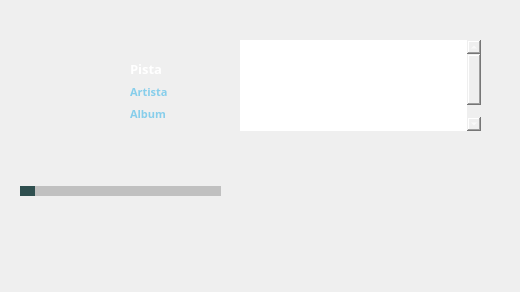
<?xml version="1.0" encoding="UTF-8"?>
<ui version="4.0">
 <class>Reproductor</class>
 <widget class="QDialog" name="Reproductor">
  <property name="geometry">
   <rect>
    <x>0</x>
    <y>0</y>
    <width>520</width>
    <height>292</height>
   </rect>
  </property>
  <property name="windowTitle">
   <string>Dialog</string>
  </property>
  <property name="styleSheet">
   <string notr="true">background-image: url(C:/Users/Vicos/Downloads/FondoG.jpeg)</string>
  </property>
  <widget class="QWidget" name="widget" native="true">
   <property name="geometry">
    <rect>
     <x>0</x>
     <y>10</y>
     <width>521</width>
     <height>281</height>
    </rect>
   </property>
   <property name="autoFillBackground">
    <bool>false</bool>
   </property>
   <property name="styleSheet">
    <string notr="true">background-image: url(FondoG.jpeg)</string>
   </property>
   <widget class="QPushButton" name="pushButton">
    <property name="enabled">
     <bool>true</bool>
    </property>
    <property name="geometry">
     <rect>
      <x>75</x>
      <y>210</y>
      <width>40</width>
      <height>40</height>
     </rect>
    </property>
    <property name="mouseTracking">
     <bool>false</bool>
    </property>
    <property name="acceptDrops">
     <bool>false</bool>
    </property>
    <property name="autoFillBackground">
     <bool>false</bool>
    </property>
    <property name="styleSheet">
     <string notr="true">border: none;

</string>
    </property>
    <property name="text">
     <string/>
    </property>
    <property name="icon">
     <iconset>
      <normaloff>play.png</normaloff>play.png</iconset>
    </property>
    <property name="iconSize">
     <size>
      <width>40</width>
      <height>40</height>
     </size>
    </property>
    <property name="checkable">
     <bool>false</bool>
    </property>
   </widget>
   <widget class="QWidget" name="formLayoutWidget">
    <property name="geometry">
     <rect>
      <x>130</x>
      <y>50</y>
      <width>91</width>
      <height>93</height>
     </rect>
    </property>
    <layout class="QFormLayout" name="formLayout">
     <item row="0" column="0">
      <widget class="QLabel" name="label">
       <property name="font">
        <font>
         <family>Maiandra GD</family>
         <pointsize>10</pointsize>
         <weight>75</weight>
         <bold>true</bold>
        </font>
       </property>
       <property name="autoFillBackground">
        <bool>false</bool>
       </property>
       <property name="styleSheet">
        <string notr="true">color: white</string>
       </property>
       <property name="text">
        <string>Pista</string>
       </property>
      </widget>
     </item>
     <item row="1" column="0">
      <widget class="QLabel" name="label_2">
       <property name="font">
        <font>
         <family>Maiandra GD</family>
         <pointsize>8</pointsize>
         <weight>75</weight>
         <bold>true</bold>
        </font>
       </property>
       <property name="styleSheet">
        <string notr="true">color: #87CEEB</string>
       </property>
       <property name="text">
        <string>Artista</string>
       </property>
      </widget>
     </item>
     <item row="2" column="0">
      <widget class="QLabel" name="label_3">
       <property name="font">
        <font>
         <family>Maiandra GD</family>
         <pointsize>8</pointsize>
         <weight>75</weight>
         <bold>true</bold>
        </font>
       </property>
       <property name="styleSheet">
        <string notr="true">color: #87CEEB
</string>
       </property>
       <property name="text">
        <string>Album</string>
       </property>
      </widget>
     </item>
    </layout>
   </widget>
   <widget class="QPushButton" name="imagen">
    <property name="geometry">
     <rect>
      <x>20</x>
      <y>40</y>
      <width>101</width>
      <height>101</height>
     </rect>
    </property>
    <property name="styleSheet">
     <string notr="true">border: none</string>
    </property>
    <property name="text">
     <string/>
    </property>
    <property name="icon">
     <iconset>
      <normaloff>notStart.png</normaloff>notStart.png</iconset>
    </property>
    <property name="iconSize">
     <size>
      <width>101</width>
      <height>101</height>
     </size>
    </property>
   </widget>
   <widget class="QSlider" name="horizontalSlider">
    <property name="geometry">
     <rect>
      <x>20</x>
      <y>170</y>
      <width>201</width>
      <height>22</height>
     </rect>
    </property>
    <property name="autoFillBackground">
     <bool>false</bool>
    </property>
    <property name="styleSheet">
     <string notr="true">QSlider::groove:horizontal {
    background-color:  #C0C0C0;
    height: 10px; 
 
}

QSlider::handle:horizontal {
    background-color:#2F4F4F;
    width: 15px; /* Ancho del thumb */
}</string>
    </property>
    <property name="orientation">
     <enum>Qt::Horizontal</enum>
    </property>
   </widget>
   <widget class="QPushButton" name="pushButton_2">
    <property name="geometry">
     <rect>
      <x>130</x>
      <y>210</y>
      <width>40</width>
      <height>40</height>
     </rect>
    </property>
    <property name="styleSheet">
     <string notr="true">border: none</string>
    </property>
    <property name="text">
     <string/>
    </property>
    <property name="icon">
     <iconset>
      <normaloff>reset.png</normaloff>reset.png</iconset>
    </property>
    <property name="iconSize">
     <size>
      <width>40</width>
      <height>40</height>
     </size>
    </property>
   </widget>
   <widget class="QTextBrowser" name="textBrowser">
    <property name="geometry">
     <rect>
      <x>240</x>
      <y>30</y>
      <width>241</width>
      <height>91</height>
     </rect>
    </property>
    <property name="font">
     <font>
      <pointsize>8</pointsize>
     </font>
    </property>
    <property name="styleSheet">
     <string notr="true">color: white;
border: none</string>
    </property>
    <property name="html">
     <string>&lt;!DOCTYPE HTML PUBLIC &quot;-//W3C//DTD HTML 4.0//EN&quot; &quot;http://www.w3.org/TR/REC-html40/strict.dtd&quot;&gt;
&lt;html&gt;&lt;head&gt;&lt;meta name=&quot;qrichtext&quot; content=&quot;1&quot; /&gt;&lt;style type=&quot;text/css&quot;&gt;
p, li { white-space: pre-wrap; }
&lt;/style&gt;&lt;/head&gt;&lt;body style=&quot; font-family:'MS Shell Dlg 2'; font-size:8pt; font-weight:400; font-style:normal;&quot;&gt;
&lt;p style=&quot; margin-top:0px; margin-bottom:0px; margin-left:0px; margin-right:0px; -qt-block-indent:0; text-indent:0px;&quot;&gt;1. Song1&lt;/p&gt;
&lt;p style=&quot; margin-top:0px; margin-bottom:0px; margin-left:0px; margin-right:0px; -qt-block-indent:0; text-indent:0px;&quot;&gt;2. Song2&lt;/p&gt;
&lt;p style=&quot; margin-top:0px; margin-bottom:0px; margin-left:0px; margin-right:0px; -qt-block-indent:0; text-indent:0px;&quot;&gt;3. Song3&lt;/p&gt;
&lt;p style=&quot; margin-top:0px; margin-bottom:0px; margin-left:0px; margin-right:0px; -qt-block-indent:0; text-indent:0px;&quot;&gt;4. Song4&lt;/p&gt;
&lt;p style=&quot; margin-top:0px; margin-bottom:0px; margin-left:0px; margin-right:0px; -qt-block-indent:0; text-indent:0px;&quot;&gt;5. Song5&lt;/p&gt;
&lt;p style=&quot; margin-top:0px; margin-bottom:0px; margin-left:0px; margin-right:0px; -qt-block-indent:0; text-indent:0px;&quot;&gt;6. Song6&lt;/p&gt;
&lt;p style=&quot; margin-top:0px; margin-bottom:0px; margin-left:0px; margin-right:0px; -qt-block-indent:0; text-indent:0px;&quot;&gt;7. Song7&lt;/p&gt;
&lt;p style=&quot; margin-top:0px; margin-bottom:0px; margin-left:0px; margin-right:0px; -qt-block-indent:0; text-indent:0px;&quot;&gt;8. Song8&lt;/p&gt;&lt;/body&gt;&lt;/html&gt;</string>
    </property>
   </widget>
   <widget class="QPushButton" name="pushButton_3">
    <property name="geometry">
     <rect>
      <x>20</x>
      <y>210</y>
      <width>40</width>
      <height>40</height>
     </rect>
    </property>
    <property name="minimumSize">
     <size>
      <width>2</width>
      <height>0</height>
     </size>
    </property>
    <property name="styleSheet">
     <string notr="true">border: none</string>
    </property>
    <property name="text">
     <string/>
    </property>
    <property name="icon">
     <iconset>
      <normaloff>back.png</normaloff>back.png</iconset>
    </property>
    <property name="iconSize">
     <size>
      <width>40</width>
      <height>40</height>
     </size>
    </property>
   </widget>
   <widget class="QPushButton" name="pushButton_4">
    <property name="geometry">
     <rect>
      <x>185</x>
      <y>210</y>
      <width>40</width>
      <height>40</height>
     </rect>
    </property>
    <property name="styleSheet">
     <string notr="true">border: none</string>
    </property>
    <property name="text">
     <string/>
    </property>
    <property name="icon">
     <iconset>
      <normaloff>next.png</normaloff>next.png</iconset>
    </property>
    <property name="iconSize">
     <size>
      <width>40</width>
      <height>40</height>
     </size>
    </property>
   </widget>
   <widget class="QPushButton" name="mbot">
    <property name="geometry">
     <rect>
      <x>250</x>
      <y>160</y>
      <width>101</width>
      <height>101</height>
     </rect>
    </property>
    <property name="styleSheet">
     <string notr="true">border:none</string>
    </property>
    <property name="text">
     <string/>
    </property>
    <property name="icon">
     <iconset>
      <normaloff>mbot.png</normaloff>mbot.png</iconset>
    </property>
    <property name="iconSize">
     <size>
      <width>60</width>
      <height>60</height>
     </size>
    </property>
   </widget>
   <widget class="QPushButton" name="left">
    <property name="geometry">
     <rect>
      <x>368</x>
      <y>182</y>
      <width>61</width>
      <height>45</height>
     </rect>
    </property>
    <property name="styleSheet">
     <string notr="true">border:none</string>
    </property>
    <property name="text">
     <string/>
    </property>
    <property name="icon">
     <iconset>
      <normaloff>left.png</normaloff>left.png</iconset>
    </property>
    <property name="iconSize">
     <size>
      <width>45</width>
      <height>45</height>
     </size>
    </property>
   </widget>
   <widget class="QPushButton" name="backward">
    <property name="geometry">
     <rect>
      <x>423</x>
      <y>225</y>
      <width>45</width>
      <height>51</height>
     </rect>
    </property>
    <property name="styleSheet">
     <string notr="true">border: none</string>
    </property>
    <property name="text">
     <string/>
    </property>
    <property name="icon">
     <iconset>
      <normaloff>down.png</normaloff>down.png</iconset>
    </property>
    <property name="iconSize">
     <size>
      <width>45</width>
      <height>45</height>
     </size>
    </property>
   </widget>
   <widget class="QPushButton" name="right">
    <property name="geometry">
     <rect>
      <x>460</x>
      <y>182</y>
      <width>61</width>
      <height>45</height>
     </rect>
    </property>
    <property name="styleSheet">
     <string notr="true">border: none</string>
    </property>
    <property name="text">
     <string/>
    </property>
    <property name="icon">
     <iconset>
      <normaloff>right.png</normaloff>right.png</iconset>
    </property>
    <property name="iconSize">
     <size>
      <width>45</width>
      <height>45</height>
     </size>
    </property>
   </widget>
   <widget class="QPushButton" name="forward">
    <property name="geometry">
     <rect>
      <x>423</x>
      <y>132</y>
      <width>45</width>
      <height>51</height>
     </rect>
    </property>
    <property name="styleSheet">
     <string notr="true">border:none</string>
    </property>
    <property name="text">
     <string/>
    </property>
    <property name="icon">
     <iconset>
      <normaloff>up.png</normaloff>up.png</iconset>
    </property>
    <property name="iconSize">
     <size>
      <width>45</width>
      <height>45</height>
     </size>
    </property>
   </widget>
   <widget class="QPushButton" name="stop">
    <property name="geometry">
     <rect>
      <x>420</x>
      <y>180</y>
      <width>50</width>
      <height>50</height>
     </rect>
    </property>
    <property name="styleSheet">
     <string notr="true">border:none</string>
    </property>
    <property name="text">
     <string/>
    </property>
    <property name="icon">
     <iconset>
      <normaloff>stopMBot.jpg</normaloff>stopMBot.jpg</iconset>
    </property>
    <property name="iconSize">
     <size>
      <width>50</width>
      <height>50</height>
     </size>
    </property>
   </widget>
   <zorder>textBrowser</zorder>
   <zorder>pushButton</zorder>
   <zorder>formLayoutWidget</zorder>
   <zorder>imagen</zorder>
   <zorder>horizontalSlider</zorder>
   <zorder>pushButton_2</zorder>
   <zorder>pushButton_3</zorder>
   <zorder>pushButton_4</zorder>
   <zorder>mbot</zorder>
   <zorder>left</zorder>
   <zorder>backward</zorder>
   <zorder>right</zorder>
   <zorder>forward</zorder>
   <zorder>stop</zorder>
  </widget>
 </widget>
 <resources/>
 <connections/>
</ui>
